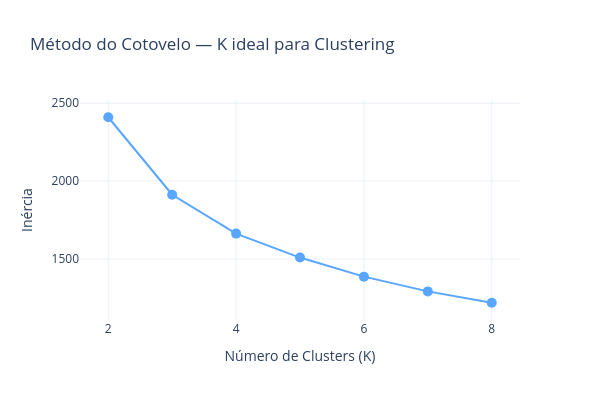

Notebook code cell kept with this figure:
### Code cell
# === K-MEANS CLUSTERING ===
# Agrupar times/temporadas por perfil de desempenho

features = ['aproveitamento', 'media_gm', 'media_gs', 'gm_casa', 'gs_casa',
            'gm_fora', 'gs_fora', 'vit_casa', 'vit_fora', 'saldo_gols']

X = df_metricas[features].copy()
scaler = StandardScaler()
X_scaled = scaler.fit_transform(X)

# Encontrar K ideal com método do cotovelo
inertias = []
K_range = range(2, 9)
for k in K_range:
    km = KMeans(n_clusters=k, n_init=20, random_state=42)
    km.fit(X_scaled)
    inertias.append(km.inertia_)

fig_elbow = go.Figure(go.Scatter(
    x=list(K_range), y=inertias,
    mode='lines+markers', marker=dict(size=10),
    line=dict(color='#58a6ff')
))
fig_elbow.update_layout(
    title='Método do Cotovelo — K ideal para Clustering',
    xaxis_title='Número de Clusters (K)',
    yaxis_title='Inércia',
    template='plotly_white', width=600, height=400
)
fig_elbow.show()

# Usar K=4 (título, G4/G6, meio tabela, Z4)
K = 4
km = KMeans(n_clusters=K, n_init=20, random_state=42)
df_metricas['cluster'] = km.fit_predict(X_scaled)

# Ordenar clusters por aproveitamento médio
cluster_order = df_metricas.groupby('cluster')['aproveitamento'].mean().sort_values(ascending=False)
cluster_map = {old: new for new, old in enumerate(cluster_order.index)}
df_metricas['cluster'] = df_metricas['cluster'].map(cluster_map)

cluster_names = {0: 'Candidatos ao Título', 1: 'Libertadores', 2: 'Meio de Tabela', 3: 'Ameaçados/Z4'}
df_metricas['perfil'] = df_metricas['cluster'].map(cluster_names)

print('Perfis identificados:')
for c in sorted(cluster_names.keys()):
    sub = df_metricas[df_metricas['cluster'] == c]
    print(f'  {cluster_names[c]}: {len(sub)} registros, '
          f'aprov. médio={sub["aproveitamento"].mean():.1f}%, '
          f'posição média={sub["posicao"].mean():.1f}')

### Figure 1 — Plotly figure (JSON) as saved in the notebook; plotly's stock layout.template omitted (floating-point values rounded to 4 significant figures)
{"data": [{"line": {"color": "#58a6ff"}, "marker": {"size": 10}, "mode": "lines+markers", "type": "scatter", "x": [2, 3, 4, 5, 6, 7, 8], "y": [2410.0, 1912.0, 1663.0, 1510.0, 1387.0, 1293.0, 1220.0]}], "layout": {"height": 400, "title": {"text": "Método do Cotovelo — K ideal para Clustering"}, "width": 600, "xaxis": {"title": {"text": "Número de Clusters (K)"}}, "yaxis": {"title": {"text": "Inércia"}}}}
